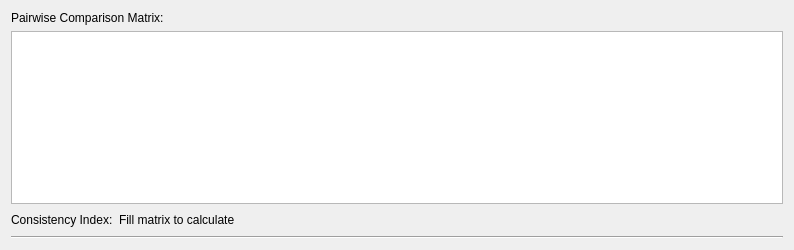
<?xml version="1.0" encoding="UTF-8"?>
<ui version="4.0">
 <class>Form</class>
 <widget class="QWidget" name="Form">
  <property name="geometry">
   <rect>
    <x>0</x>
    <y>0</y>
    <width>794</width>
    <height>250</height>
   </rect>
  </property>
  <property name="minimumSize">
   <size>
    <width>0</width>
    <height>0</height>
   </size>
  </property>
  <property name="windowTitle">
   <string>Form</string>
  </property>
  <layout class="QGridLayout" name="gridLayout">
   <item row="0" column="0">
    <layout class="QVBoxLayout" name="verticalLayout">
     <item>
      <widget class="QLabel" name="group_name_lbl">
       <property name="text">
        <string>Pairwise Comparison Matrix: </string>
       </property>
      </widget>
     </item>
     <item>
      <widget class="QTableWidget" name="ahp_tbl">
       <property name="verticalScrollBarPolicy">
        <enum>Qt::ScrollBarAlwaysOff</enum>
       </property>
       <property name="horizontalScrollBarPolicy">
        <enum>Qt::ScrollBarAsNeeded</enum>
       </property>
      </widget>
     </item>
     <item>
      <layout class="QHBoxLayout" name="horizontalLayout">
       <item>
        <widget class="QLabel" name="label_3">
         <property name="text">
          <string>Consistency Index:</string>
         </property>
        </widget>
       </item>
       <item>
        <widget class="QLabel" name="consistency_index_lbl">
         <property name="text">
          <string>Fill matrix to calculate</string>
         </property>
        </widget>
       </item>
       <item>
        <spacer name="horizontalSpacer">
         <property name="orientation">
          <enum>Qt::Horizontal</enum>
         </property>
         <property name="sizeHint" stdset="0">
          <size>
           <width>40</width>
           <height>20</height>
          </size>
         </property>
        </spacer>
       </item>
      </layout>
     </item>
    </layout>
   </item>
   <item row="1" column="0">
    <widget class="Line" name="line">
     <property name="orientation">
      <enum>Qt::Horizontal</enum>
     </property>
    </widget>
   </item>
  </layout>
 </widget>
 <resources/>
 <connections/>
</ui>
